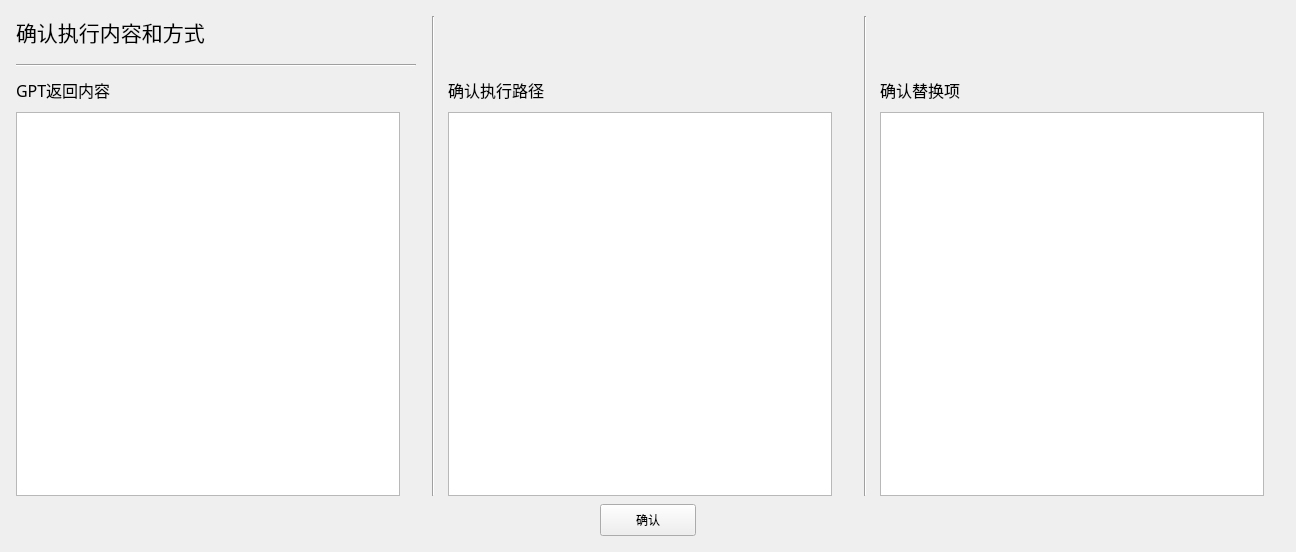
<?xml version="1.0" encoding="UTF-8"?>
<ui version="4.0">
 <class>CPathWindow</class>
 <widget class="QWidget" name="CPathWindow">
  <property name="geometry">
   <rect>
    <x>0</x>
    <y>0</y>
    <width>1296</width>
    <height>552</height>
   </rect>
  </property>
  <property name="windowTitle">
   <string>Form</string>
  </property>
  <widget class="QLabel" name="label">
   <property name="geometry">
    <rect>
     <x>16</x>
     <y>16</y>
     <width>300</width>
     <height>32</height>
    </rect>
   </property>
   <property name="font">
    <font>
     <family>楷体</family>
     <pointsize>16</pointsize>
    </font>
   </property>
   <property name="text">
    <string>确认执行内容和方式</string>
   </property>
  </widget>
  <widget class="QLabel" name="label_2">
   <property name="geometry">
    <rect>
     <x>16</x>
     <y>80</y>
     <width>144</width>
     <height>20</height>
    </rect>
   </property>
   <property name="font">
    <font>
     <family>楷体</family>
     <pointsize>12</pointsize>
    </font>
   </property>
   <property name="text">
    <string>GPT返回内容</string>
   </property>
  </widget>
  <widget class="Line" name="line">
   <property name="geometry">
    <rect>
     <x>16</x>
     <y>64</y>
     <width>400</width>
     <height>3</height>
    </rect>
   </property>
   <property name="orientation">
    <enum>Qt::Horizontal</enum>
   </property>
  </widget>
  <widget class="QTextEdit" name="RawGPTContent">
   <property name="geometry">
    <rect>
     <x>16</x>
     <y>112</y>
     <width>384</width>
     <height>384</height>
    </rect>
   </property>
   <property name="font">
    <font>
     <family>楷体</family>
     <pointsize>10</pointsize>
    </font>
   </property>
  </widget>
  <widget class="QLabel" name="label_3">
   <property name="geometry">
    <rect>
     <x>880</x>
     <y>80</y>
     <width>192</width>
     <height>20</height>
    </rect>
   </property>
   <property name="font">
    <font>
     <family>楷体</family>
     <pointsize>12</pointsize>
    </font>
   </property>
   <property name="text">
    <string>确认替换项</string>
   </property>
  </widget>
  <widget class="QPushButton" name="ConfirmButton">
   <property name="geometry">
    <rect>
     <x>600</x>
     <y>504</y>
     <width>96</width>
     <height>32</height>
    </rect>
   </property>
   <property name="text">
    <string>确认</string>
   </property>
  </widget>
  <widget class="QListWidget" name="creplace_list">
   <property name="geometry">
    <rect>
     <x>880</x>
     <y>112</y>
     <width>384</width>
     <height>384</height>
    </rect>
   </property>
  </widget>
  <widget class="QLabel" name="label_4">
   <property name="geometry">
    <rect>
     <x>448</x>
     <y>80</y>
     <width>288</width>
     <height>20</height>
    </rect>
   </property>
   <property name="font">
    <font>
     <family>楷体</family>
     <pointsize>12</pointsize>
    </font>
   </property>
   <property name="text">
    <string>确认执行路径</string>
   </property>
  </widget>
  <widget class="Line" name="line_3">
   <property name="geometry">
    <rect>
     <x>432</x>
     <y>16</y>
     <width>3</width>
     <height>480</height>
    </rect>
   </property>
   <property name="orientation">
    <enum>Qt::Vertical</enum>
   </property>
  </widget>
  <widget class="QListWidget" name="cpath_list">
   <property name="geometry">
    <rect>
     <x>448</x>
     <y>112</y>
     <width>384</width>
     <height>384</height>
    </rect>
   </property>
  </widget>
  <widget class="Line" name="line_4">
   <property name="geometry">
    <rect>
     <x>864</x>
     <y>16</y>
     <width>3</width>
     <height>480</height>
    </rect>
   </property>
   <property name="orientation">
    <enum>Qt::Vertical</enum>
   </property>
  </widget>
 </widget>
 <resources/>
 <connections/>
</ui>
